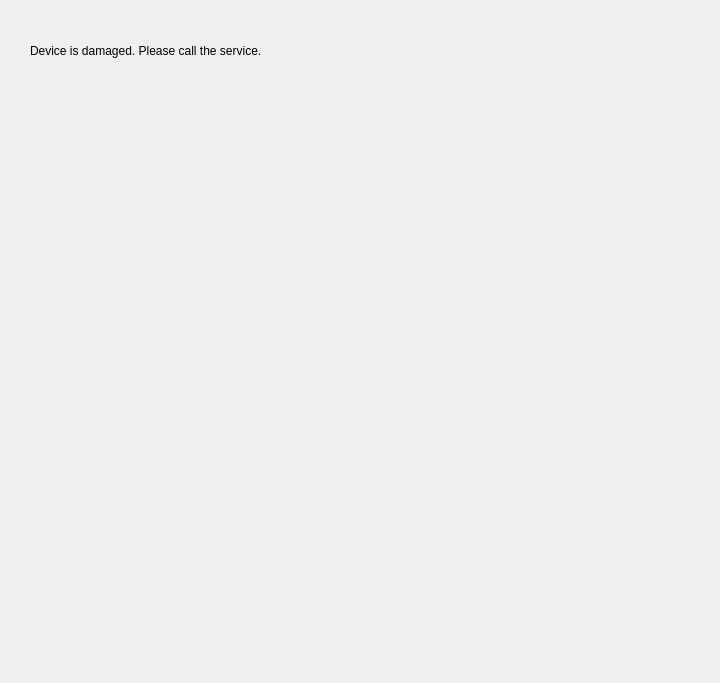
<?xml version="1.0" encoding="UTF-8"?>
<ui version="4.0">
 <class>DamagedDevice</class>
 <widget class="QDialog" name="DamagedDevice">
  <property name="geometry">
   <rect>
    <x>0</x>
    <y>0</y>
    <width>720</width>
    <height>683</height>
   </rect>
  </property>
  <property name="windowTitle">
   <string>Dialog</string>
  </property>
  <widget class="QLabel" name="label">
   <property name="geometry">
    <rect>
     <x>30</x>
     <y>140</y>
     <width>661</width>
     <height>491</height>
    </rect>
   </property>
   <property name="text">
    <string/>
   </property>
   <property name="pixmap">
    <pixmap resource="../resources/Resources.qrc">:/damaged_device.png</pixmap>
   </property>
  </widget>
  <widget class="QLabel" name="hwErrorLabel">
   <property name="geometry">
    <rect>
     <x>30</x>
     <y>80</y>
     <width>651</width>
     <height>31</height>
    </rect>
   </property>
   <property name="text">
    <string/>
   </property>
  </widget>
  <widget class="QLabel" name="damagedDeviceLabel">
   <property name="geometry">
    <rect>
     <x>30</x>
     <y>30</y>
     <width>651</width>
     <height>41</height>
    </rect>
   </property>
   <property name="text">
    <string>Device is damaged. Please call the service.</string>
   </property>
  </widget>
 </widget>
 <resources>
  <include location="../resources/Resources.qrc"/>
 </resources>
 <connections/>
</ui>
